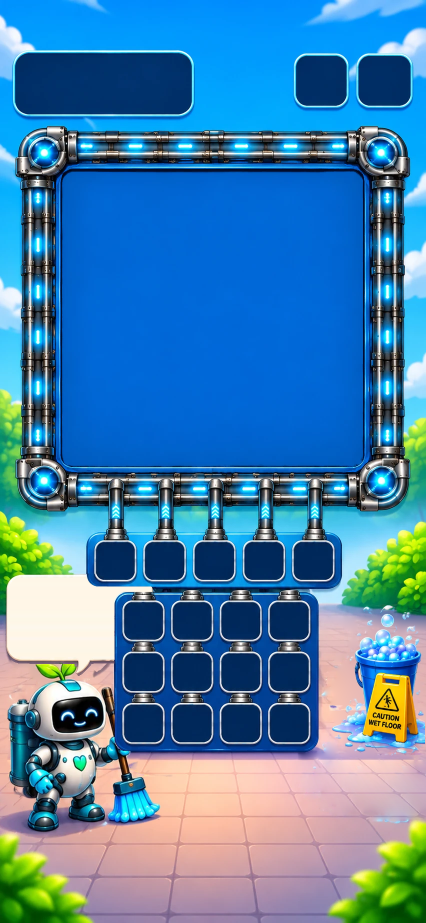
#> input picture assets/ui/final/gameplay/master/gameplay_v03_plaza_shell_5slot_4col.png, 852 x 1846 px (shown at 1/2 size)
$ python make_variants.py ../../../../assets/ui/final/gameplay/master/gameplay_v03_plaza_shell_5slot_4col.png ../../../../assets/ui/final/gameplay/master/gameplay_v03_plaza_shell_5slot_4col.png
#> lines starting #> are read from the running program, lines starting #| are printed output that depends on the picture; after the words box and inside, x2 and y2 are one past the last pixel; in counts of white or black regions, pixels touching at a corner belong together
#> in main, a is the input picture: shape (1846, 852, 3); mean R, G, B 71.2, 128.9, 170.3
"""Build the six plaza gameplay masters from the ONE owner image (job 159).

Only the owner's own pixels are used (no generation):
  * 5slot_4col  = owner file, byte-identical copy.
  * 6 slots     = cut-join of the slot strip + connector band + bottom rail at two slot-gap
                  midlines (one extra real slot period, centred); bubble re-composited on top.
  * 3 columns   = cut-join of the supply panel at two cell-gap midlines (one column period
                  removed, centred); the two uncovered floor strips are rebuilt row by row
                  from the floor right beside the old panel edge.
  * 5 columns   = supply panel emptied (interior rebuilt row by row from its own border
                  colour), then 15 real cell tiles (frame + top clip) at 0.84 scale laid on the
                  original row centres, 5 columns centred on the panel.
usage: python -I make_variants.py <owner.png> <out_dir>
"""
import shutil
import sys
from pathlib import Path

import numpy as np
from PIL import Image
from scipy import ndimage

SRC_W, SRC_H = 852, 1846
# Measured on the owner image (measure.py + ruler crops).
SLOT_PITCH = 99                      # 192,290,390,489,588 (interiors)
SLOT_CUT_L, SLOT_CUT_R = 379, 478    # gap midlines slot2|3 and slot3|4 (478 - 379 = 99)
SEAM_6 = 429                         # new x where the two strip halves meet
RAIL_Y0, PIPE_Y0, STRIP_Y1 = 940, 1008, 1180   # bottom rail band, pipe band, below strip
COL_PITCH = 97                       # 249,346,443,540 (interiors)
COL_CUT_L, COL_CUT_R = 433, 530      # gap midlines col2|3 and col3|4
PANEL = (229, 1184, 637, 1502)       # supply panel outer box
PANEL_Y0, PANEL_Y1 = 1180, 1515      # rows the supply edit touches (clips top .. shadow)
MARGIN_X0, MARGIN_X1 = 218, 648      # panel + its shadow margin
CELL_COLS = [(249, 325), (346, 423), (443, 520), (540, 617)]
CELL_ROWS = [(1204, 1279), (1307, 1382), (1409, 1484)]
BUBBLE = (14, 1150, 214, 1345)


def strip_mask(shape):
    """Anti-aliased rounded rect of the owner slot strip (measured 174..683 x 1064..1172, r 24)."""
    from PIL import ImageDraw
    k = 4
    m = Image.new("L", (shape[1] * k, shape[0] * k), 0)
    ImageDraw.Draw(m).rounded_rectangle((173 * k, 1063 * k, 685 * k, 1173 * k), radius=24 * k, fill=255)
    return np.asarray(m.resize((shape[1], shape[0]), Image.BOX)) / 255.0


def bubble_mask(a):
    r, g, b = a[..., 0], a[..., 1], a[..., 2]
    cream = (r > 225) & (g > 215) & (b > 195) & (r - b > 3)
    x0, y0, x1, y1 = BUBBLE
    win = np.zeros_like(cream)
    win[y0 - 4:y1 + 4, x0 - 4:x1 + 4] = True
    lab, _ = ndimage.label(cream & win)
    big = max(range(1, lab.max() + 1), key=lambda i: (lab == i).sum())
    m = ndimage.binary_closing(ndimage.binary_fill_holes(lab == big), iterations=3)
    m = ndimage.binary_erosion(ndimage.binary_opening(m, iterations=2), iterations=1)
    # soft 1 px edge so the cream outline anti-aliases onto whatever now sits behind it
    return np.clip(ndimage.gaussian_filter(m.astype(float), 0.8) * 1.6, 0.0, 1.0) * win


def best_seam(a, rows, xs, shift):
    """x in xs where column x and column x+shift differ least over `rows` (clean join)."""
    band = a[rows[0]:rows[1]]
    return min(xs, key=lambda x: np.abs(band[:, x - 2:x + 3] - band[:, x + shift - 2:x + shift + 3]).sum())


def six_slots(a):
    """One more real slot period: new(x) = src(x+49) left of SEAM_6, src(x-50) right of it."""
    out = a.copy()
    w = a.shape[1]
#> w = 852
    xs = np.arange(w)
#> xs = 852 values from 0 to 851
    m = np.where(xs < SEAM_6, xs + (SLOT_CUT_R - SEAM_6), xs - (SEAM_6 - SLOT_CUT_L))
    m = np.clip(m, 0, w - 1)
    # Bottom rail: hard joins at the cleanest rail columns between the corner hubs.
    lc = best_seam(a, (RAIL_Y0, PIPE_Y0), range(142, 172), SLOT_CUT_R - SEAM_6)
#> in best_seam, `band = a[rows[0]:rows[1]]`:
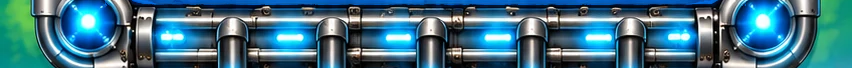
#> band: shape (68, 852, 3); mean R, G, B 63.4, 112.8, 132
#> lc = 149
    rc = best_seam(a, (RAIL_Y0, PIPE_Y0), range(700, 716), -(SEAM_6 - SLOT_CUT_L))
#> rc = 703
    out[RAIL_Y0:PIPE_Y0, lc:rc] = a[RAIL_Y0:PIPE_Y0][:, m[lc:rc]]
#> out: shape (1846, 852, 3); 2.39% of pixels changed, all inside (x1, y1, x2, y2) = (149, 940, 703, 1008)
    # Pipe band + strip rows: sky feathered in over 10 px at the joins, strip shape always moved.
    alpha = np.zeros(w)
#> alpha = 852 values from 0 to 0
    alpha[lc:rc] = 1.0
    ramp = np.linspace(0.0, 1.0, 12)[1:-1]
    alpha[lc - 5:lc + 5] = ramp
    alpha[rc - 5:rc + 5] = ramp[::-1]
    smask = strip_mask(a.shape)
#> in strip_mask, `m = Image.new("L", (shape[1] * k, shape[0] * k), 0)`: m: PIL image 3408x7384 L; every value is 0
#> in strip_mask, `ImageDraw.Draw(m).rounded_rectangle((173 * k, 1063 * k, 685 * k, 1173 ..`:
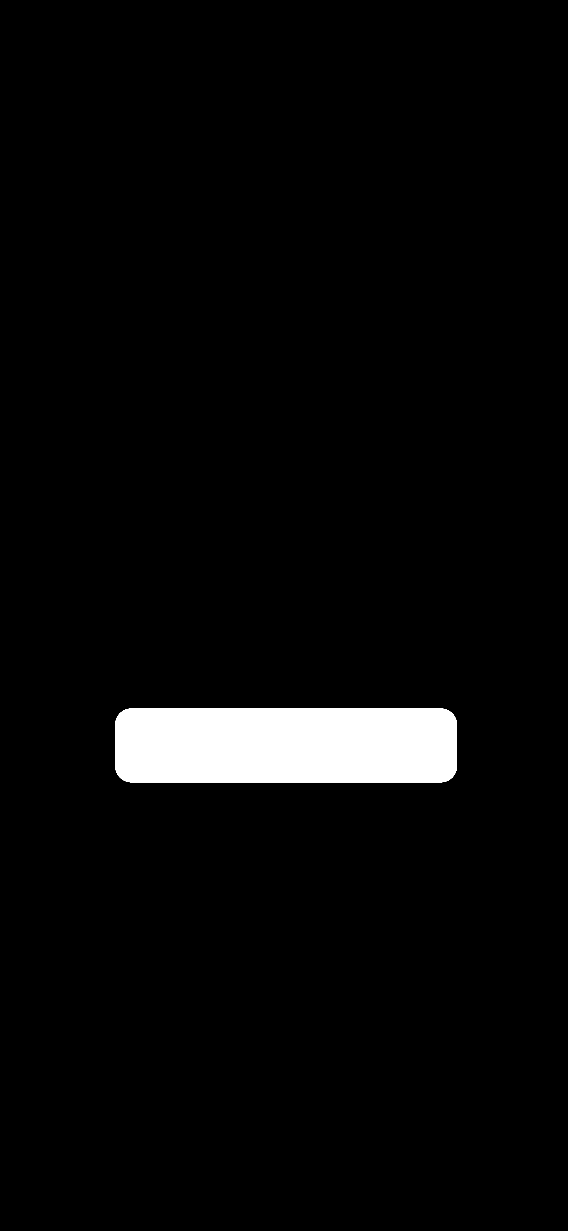
#> m: PIL image 3408x7384 L (shown at 1/6 size); 3.6% white; 1 white region, box (x1, y1, x2, y2) and area: (692, 4252, 2741, 4693) 895593
    band = a[PIPE_Y0:STRIP_Y1].astype(float)
#> band: shape (172, 852, 3) float64
    moved = band[:, m]
    al = np.maximum(alpha[None, :], smask[PIPE_Y0:STRIP_Y1][:, m])
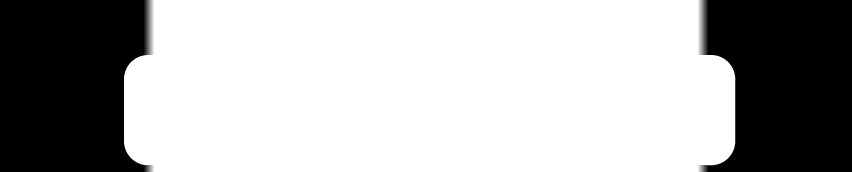
#> al: shape (172, 852) float64; min 0, max 1, mean 0.69
    out[PIPE_Y0:STRIP_Y1] = (moved * al[..., None] + band * (1 - al[..., None])).round().astype(np.uint8)
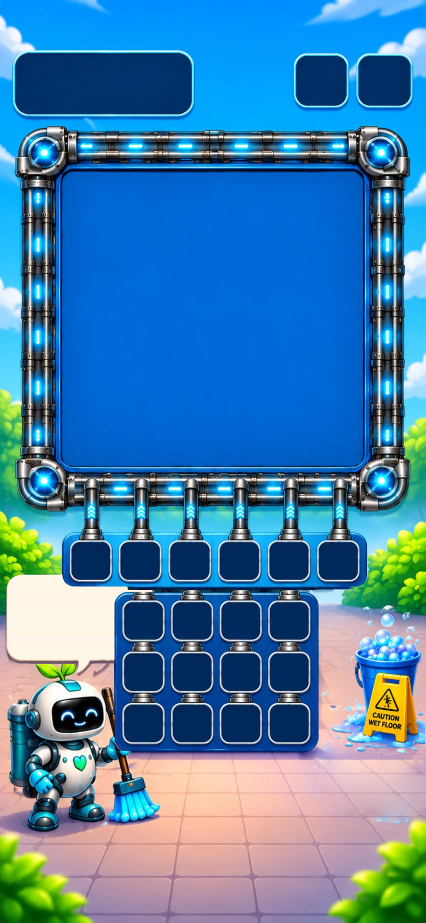
#> out: shape (1846, 852, 3) (shown at 1/2 size); mean R, G, B 70.3, 127.9, 169.5
    return out, (lc, rc)


def three_cols(a):
    """Remove one real column period (col 3) and close the panel symmetrically."""
    out = a.copy()
    y0, y1 = PANEL_Y0, PANEL_Y1
    sl, sr = COL_PITCH // 2, COL_PITCH - COL_PITCH // 2      # 48 right, 49 left
    left = a[y0:y1, MARGIN_X0:COL_CUT_L]
    right = a[y0:y1, COL_CUT_R:MARGIN_X1]
    nl0 = MARGIN_X0 + sl
    out[y0:y1, nl0:nl0 + left.shape[1]] = left
    out[y0:y1, nl0 + left.shape[1]:nl0 + left.shape[1] + right.shape[1]] = right
    # Uncovered floor: every row is interpolated between the floor just outside the gap and
    # the moved panel's own shadow margin, then lightly smoothed down the rows (no streaks).
    out = out.astype(float)
    for g0, g1 in ((MARGIN_X0, nl0), (MARGIN_X1 - sr, MARGIN_X1)):
        # median over a few columns, then down the rows: drops the stray soap bubbles
        lv = ndimage.median_filter(np.median(out[y0:y1, g0 - 4:g0], axis=1), size=(11, 1))
        rv = ndimage.median_filter(np.median(out[y0:y1, g1:g1 + 10], axis=1), size=(11, 1))
        t = np.linspace(0.0, 1.0, g1 - g0 + 2)[None, 1:-1, None]
        fill = lv[:, None, :] * (1 - t) + rv[:, None, :] * t
        out[y0:y1, g0:g1] = ndimage.gaussian_filter1d(fill, 1.2, axis=0)
    return out.round().astype(np.uint8)


def metal_mask(t):
    """Grey metal of a cell's top clip (low saturation, not the blue panel / navy shadow)."""
    t = t.astype(int)
    return ((t[..., 2] - t[..., 0]) < 28) & ((t.max(axis=2) - t.min(axis=2)) < 50)


def five_cols(a, s=0.80, pitch=87):
    """Empty the panel, then lay 5 x 3 real (scaled) cell tiles on the original row centres."""
    out = a.copy().astype(float)
    px0, py0, px1, py1 = PANEL
    # 1. Clip tops above the panel rim (rows 1176..1191): each old clip is erased by
    #    interpolating every row between the pixels just left/right of it.
    ty0, ty1 = 1176, 1192
    for c0, c1 in CELL_COLS:
        cx = (c0 + c1) // 2
        l, r = cx - 31, cx + 31
        t = np.linspace(0.0, 1.0, r - l + 1)[None, 1:-1, None]
        out[ty0:ty1, l + 1:r] = a[ty0:ty1, l:l + 1] * (1 - t) + a[ty0:ty1, r:r + 1] * t
    # 2. Panel interior: every row takes the panel's own colour from the three cell-gap
    #    columns (no clip/cell there), so interior shading and the bottom rim continue.
    y0, y1, ix0, ix1 = ty1, 1494, 244, 624
    gaps = np.concatenate([a[y0:y1, g - 4:g + 5] for g in (335, 433, 530)], axis=1)
    out[y0:y1, ix0:ix1] = np.median(gaps, axis=1)[:, None, :]
    # 3. Widen the emptied panel 18 px left / 17 px right (a column pitch of 87 keeps every
    #    5-column front hitbox >= 88 px on a 1080x1920 phone): the halves move out and the
    #    plain interior column at the centre fills the middle.
    wy0, wy1, wl, wr = 1176, 1515, 18, 17
    src = out.copy()
    out[wy0:wy1, px0 - wl:433 - wl] = src[wy0:wy1, px0:433]
    out[wy0:wy1, 433 + wr:px1 + wr] = src[wy0:wy1, 433:px1]
    out[wy0:wy1, 433 - wl:433 + wr] = src[wy0:wy1, 433:434]
    px0, px1 = px0 - wl, px1 + wr
    cx_mid = (px0 + px1) / 2.0
    src_cols = [0, 1, 2, 2, 3]
    cells = []
    for ry0, ry1 in CELL_ROWS:
        for c in range(5):
            sx0, sx1 = CELL_COLS[src_cols[c]]
            box = (sx0 - 8, ry0 - 26, sx1 + 8, ry1 + 8)        # frame + clip + panel margin
            st = a[box[1]:box[3], box[0]:box[2]]
            # alpha: feathered rectangle for the framed cell (its margin is plain panel blue);
            # the clip rows above the frame keep only the clip's own metal.
            al = np.ones(st.shape[:2])
            clip_rows = 19
            mm = metal_mask(st[:clip_rows])
            mm[:3] = False                                       # previous row's frame rim
            mx = np.abs(np.arange(st.shape[1]) - ((sx0 + sx1) / 2.0 - box[0])) > 25
            mm[:, mx] = False                                    # clip is 50 px wide, centred
            lab, _ = ndimage.label(mm)
            big = np.bincount(lab.ravel())[1:].argmax() + 1      # the clip itself, no stray bits
            cm = ndimage.binary_dilation(ndimage.binary_fill_holes(lab == big), iterations=1)
            al[:clip_rows] = ndimage.gaussian_filter(cm.astype(float), 0.6).clip(0, 1)
            f = 5
            ramp = np.linspace(0.0, 1.0, f + 2)[1:-1]
            al[-f:] *= ramp[::-1][:, None]
            al[:, :f] *= ramp[None, :]
            al[:, -f:] *= ramp[::-1][None, :]
            tw, th = round(st.shape[1] * s), round(st.shape[0] * s)
            tile = np.asarray(Image.fromarray(st).resize((tw, th), Image.LANCZOS)).astype(float)
            alr = np.asarray(Image.fromarray((al * 255).astype(np.uint8)).resize((tw, th), Image.BILINEAR)) / 255.0
            cx = cx_mid + (c - 2) * pitch
            cy = (ry0 + ry1) / 2.0
            ox = int(round(cx - ((sx0 + sx1) / 2.0 - box[0]) * s))
            oy = int(round(cy - ((ry0 + ry1) / 2.0 - box[1]) * s))
            reg = out[oy:oy + th, ox:ox + tw]
            out[oy:oy + th, ox:ox + tw] = tile * alr[..., None] + reg * (1 - alr[..., None])
            cells.append((ox, oy, tw, th))
    return out.round().astype(np.uint8), cells


def recomposite_bubble(out, a):
    al = bubble_mask(a)[..., None]
    return (a * al + out * (1 - al)).round().astype(np.uint8)


def main(src_path, out_dir):
    out_dir = Path(out_dir)
    out_dir.mkdir(parents=True, exist_ok=True)
    a = np.asarray(Image.open(src_path).convert("RGB"))
    assert a.shape[:2] == (SRC_H, SRC_W), a.shape
    shutil.copyfile(src_path, out_dir / "gameplay_v03_plaza_shell_5slot_4col.png")
    six, seams = six_slots(a)
#> seams = (149, 703)
    print("6-slot rail joins at x =", seams)
#| 6-slot rail joins at x = (149, 703)
    supply = {"3col": three_cols, "4col": None, "5col": lambda x: five_cols(x)[0]}
    for slots, base in (("5slot", a), ("6slot", six)):
        for cols, fn in supply.items():
            if slots == "5slot" and cols == "4col":
                continue
            o = base if fn is None else fn(base)
            if slots == "6slot" or cols == "5col":
                o = recomposite_bubble(o.copy(), a)
            Image.fromarray(o).save(out_dir / f"gameplay_v03_plaza_shell_{slots}_{cols}.png", optimize=True)
            print("wrote", slots, cols)
#> this loop made 2 passes
#> slots on pass 1: '5slot'
#> slots on pass 2: '6slot'
#| wrote 5slot 3col
#| wrote 5slot 5col
#| wrote 6slot 3col
#| wrote 6slot 4col
#| wrote 6slot 5col
#> pass 1, in three_cols, `left = a[y0:y1, MARGIN_X0:COL_CUT_L]`:
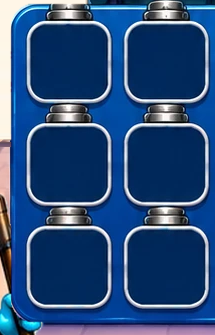
#> left: shape (335, 215, 3); mean R, G, B 41.3, 77.1, 124.4
#> pass 1, in three_cols, `right = a[y0:y1, COL_CUT_R:MARGIN_X1]`:
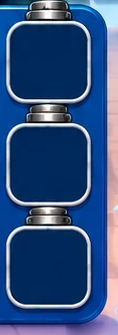
#> right: shape (335, 118, 3); mean R, G, B 50, 80.9, 129
#> after the loop:
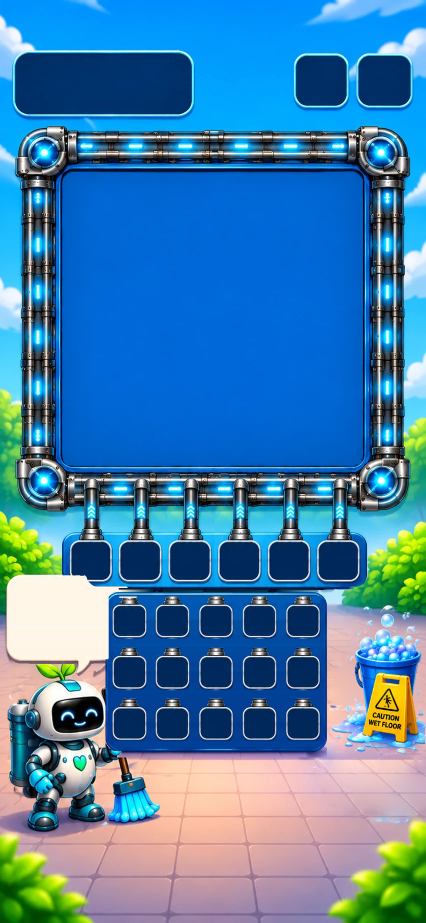
#> o: shape (1846, 852, 3) (shown at 1/2 size); mean R, G, B 68.7, 127.4, 170


if __name__ == "__main__":
    main(sys.argv[1], sys.argv[2])

$ run again, with assets/ui/final/gameplay/master/gameplay_v03_plaza_shell_5slot_5col.png copied over assets/ui/final/gameplay/master/gameplay_v03_plaza_shell_5slot_4col.png
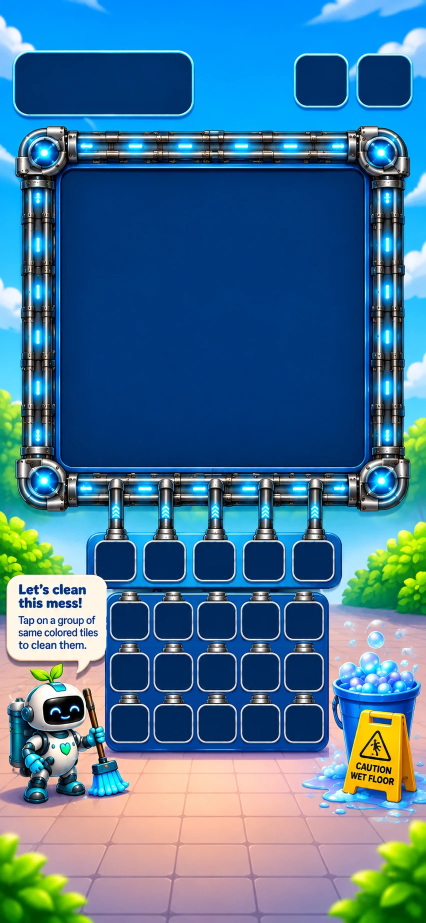
#> input picture assets/ui/final/gameplay/master/gameplay_v03_plaza_shell_5slot_5col.png, 852 x 1846 px (shown at 1/2 size)
#> in main, a is the input picture: shape (1846, 852, 3); mean R, G, B 69.4, 116.4, 147.9
#> lc = 149
#> rc = 700
#> seams = (149, 700)
#| 6-slot rail joins at x = (149, 700)
#> the loop in main, `for slots, base in (("5slot", a), ("6slot", six)):` made 2 passes
#> slots on pass 1: '5slot'
#> (printed output is left out)
#> pass 1, in three_cols, `right = a[y0:y1, COL_CUT_R:MARGIN_X1]`:
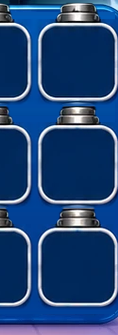
#> right: shape (335, 118, 3); mean R, G, B 34.3, 70.8, 120.5
#> after the loop in main, `for slots, base in (("5slot", a), ("6slot", six)):`:
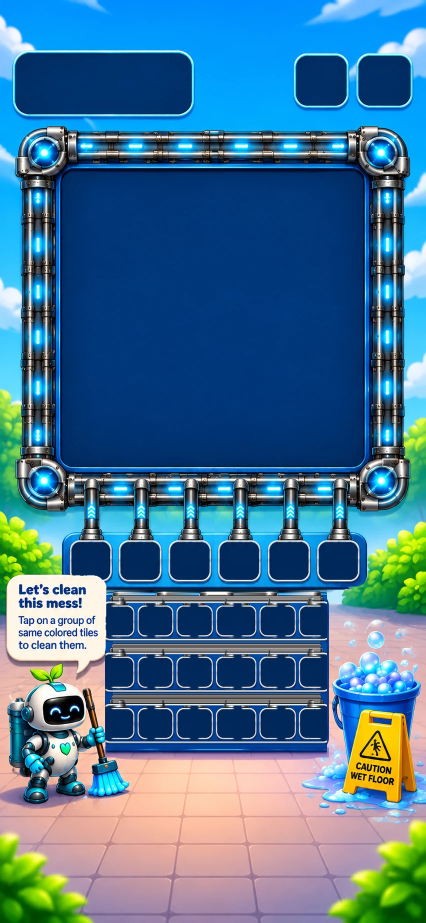
#> o: shape (1846, 852, 3) (shown at 1/2 size); mean R, G, B 70.2, 116.3, 147
